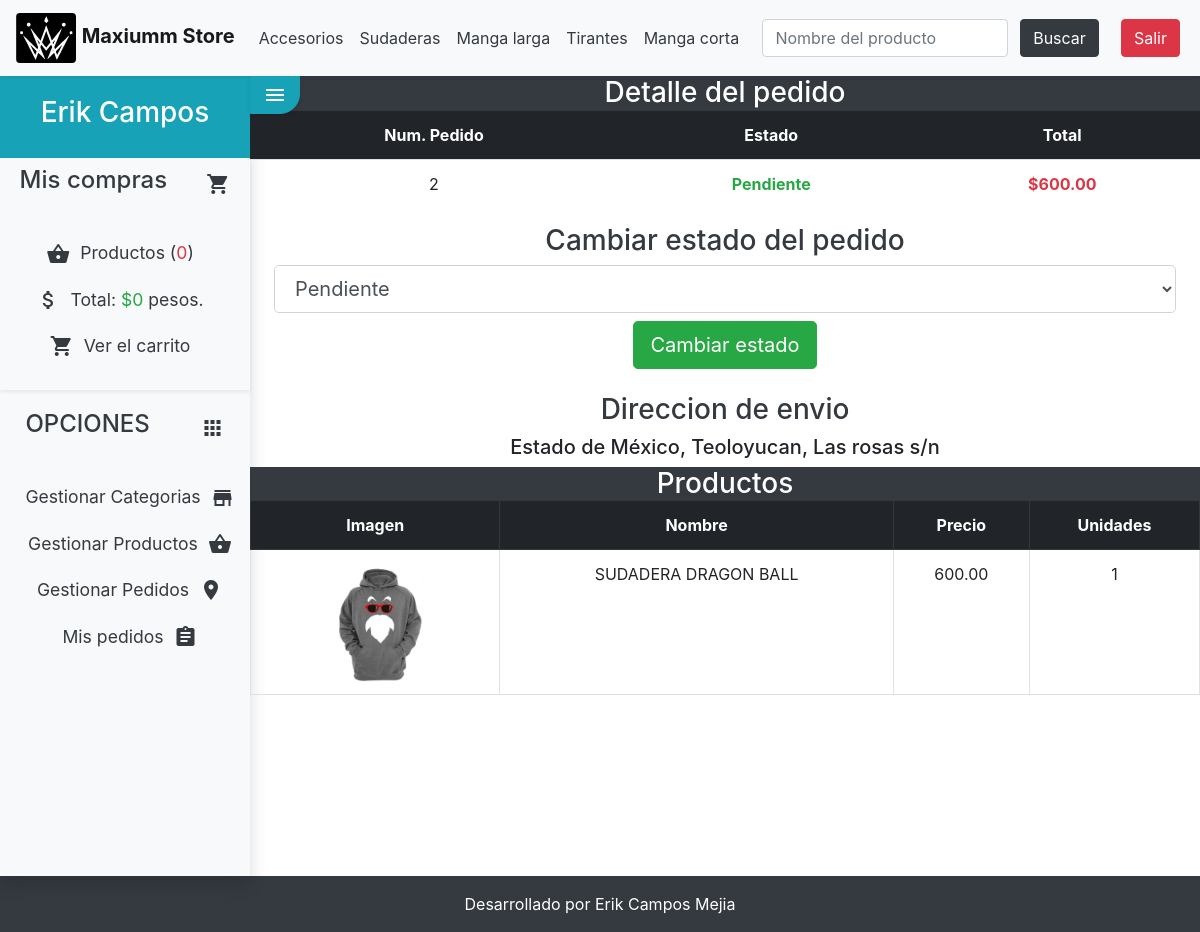
The app's page /pedido/detalle/2 (signed in) with its own data.
### tables this page shows
CREATE TABLE `categorias` (
  `id` int(255) NOT NULL,
  `nombre` varchar(100) NOT NULL
);

CREATE TABLE `pedidos` (
  `id` int(255) NOT NULL,
  `usuario_id` int(255) NOT NULL,
  `provincia` varchar(100) NOT NULL,
  `localidad` varchar(100) NOT NULL,
  `direccion` varchar(255) NOT NULL,
  `coste` float(200,2) NOT NULL,
  `estado` varchar(20) NOT NULL,
  `fecha` date DEFAULT NULL,
  `hora` time DEFAULT NULL
);

CREATE TABLE `lineas_pedidos` (
  `id` int(255) NOT NULL,
  `pedido_id` int(255) NOT NULL,
  `producto_id` int(255) NOT NULL,
  `unidades` int(255) NOT NULL
);

CREATE TABLE `productos` (
  `id` int(255) NOT NULL,
  `categoria_id` int(255) NOT NULL,
  `nombre` varchar(100) NOT NULL,
  `descripcion` text,
  `precio` float(100,2) NOT NULL,
  `stock` int(255) NOT NULL,
  `oferta` varchar(2) DEFAULT NULL,
  `fecha` date NOT NULL,
  `imagen` varchar(255) DEFAULT NULL
);

### config/db.php (called while the page is built)
<?php
class Database{
    public static function connect(){
        $db = new mysqli('localhost','test','root','maxiumm_store');
        $db->query("SET NAMES 'utf8'");
        return $db;
    }
}

### helpers/utils.php (called while the page is built, shortened)
<?php
class Utils {
    public static function showCategorias() {
        require_once 'models/categoria.php';
        $categoria = new Categoria();
        $categorias = $categoria->getAll();
        return $categorias;
    }
    public static function showStatus($status) {
        $value = 'Pendiente';
        if ($status == 'confirm') {
            $value = 'Pendiente';
        } elseif ($status == 'preparation') {
            $value = 'En Preparacion';
        } elseif ($status == 'ready') {
            $value = 'Preparado para enviar';
        } elseif ($status) {
            $value = 'Enviado';
        }
        return $value;
    }
}

### models/categoria.php (called while the page is built, shortened)
<?php
class Categoria {
    private $db;
    public function __construct() {
        $this->db = Database::connect();
    }
    public function getAll() {
        $sql = "SELECT *FROM categorias ORDER BY id DESC";
        $categorias = $this->db->query($sql);
        return $categorias;
    }
}

### models/pedido.php (called while the page is built, shortened)
<?php
class Pedido {
    private $id;
    private $db;
    function __construct() {
        $this->db = Database::connect();
    }
    function getId() {
        return $this->id;
    }
    function setId($id) {
        $this->id = $id;
    }
    public function getOne() {
        $producto = $this->db->query("SELECT *FROM pedidos WHERE id={$this->getId()}");
        return $producto->fetch_object();
    }
    public function getProductsByPedido($id) {
        $sql = "select pr.*,lp.unidades from productos as pr "
                . "inner join lineas_pedidos as lp on pr.id=lp.producto_id "
                . "where lp.pedido_id={$id}";
        $productos = $this->db->query($sql);
        return $productos;
    }
}

### views/pedido/detalle.php (the view, shortened to what this page needs)
<div class="bg-dark text-white text-center">
    <h3 style="margin-bottom:0px !important;">Detalle del pedido</h3>
</div>
<?php if (isset($pedido)): ?>
<?php if (isset($_SESSION['admin'])): ?>
<div class="table-responsive">
<table class="table text-center table-hover">
    <tr class="thead-dark">
        <th>Num. Pedido</th>
        <th>Estado</th>
        <th>Total</th>
    </tr>
    <tr>
        <td><?= $pedido->id ?></td>
        <td><strong class="text-success"><?= Utils::showStatus($pedido->estado)?></strong> </td>
        <td><strong class="text-danger">$<?= $pedido->coste ?></strong></td>
    </tr>
</table>
</div>
<div class="text-dark text-center">
    <h3>Cambiar estado del pedido</h3>
</div>
<form action="<?= base_url ?>pedido/estado" method="POST">
<div class="form-group px-4 text-center">
    <select name="estado" class="form-control form-control-lg">
        <option value="confirm" <?=$pedido->estado=="confirm" ?'selected':'';?>>Pendiente</option>
    </select>
    <input type="submit" value="Cambiar estado" class="my-2 btn btn-success btn-lg">
</div>
</form>
<?php endif; ?>
<div class="text-dark text-center">
    <h3>Direccion de envio</h3>
</div>
<strong class="text-center">
    <h5><?= $pedido->provincia ?>, <?= $pedido->localidad ?>, <?= $pedido->direccion ?></h5>
</strong>
<div class="bg-dark text-white text-center">
    <h3 style="margin-bottom:0px !important;">Productos</h3>
</div>
<div class="table-responsive">
<table class="table text-center table-hover table-bordered">
        <tr class="thead-dark">
            <th>Imagen</th>
            <th>Nombre</th>
            <th>Precio</th>
            <th>Unidades</th>
        </tr>
        <?php while ($producto = $productos->fetch_object()): ?>
        <tr>
            <td>
                <?php if ($producto->imagen != null): ?>
                <img src="<?= base_url . "uploads/images/" . $producto->imagen ?>" height="120px">
                <?php else: ?>
                <img src="<?= base_url ?>assets/img/camiseta.png" height="120px">
                <?php endif; ?>
            </td>
            <td>
                <a href="<?= base_url ?>producto/ver/<?= $producto->id ?>"><?= $producto->nombre ?></a>
            </td>
            <td><?= $producto->precio ?></td>
            <td><?= $producto->unidades ?></td>
        </tr>
        <?php endwhile; ?>
    </table>
</div>
<?php endif; ?>

### views/layout/header.php (shortened to what this page needs)
<!DOCTYPE html>
<html lang="es">
<head>
    <link rel="stylesheet" href="<?=base_url?>assets/css/bootstrap.css">
    <link rel="stylesheet" href="<?= base_url ?>assets/css/styles.css">
</head>
<body class="grey">
    <div id="main">
        <div class="navbar navbar-expand-lg navbar-light bg-light shadow-sm" style="margin-bottom: 0px">
            <a href="<?=base_url?>" class="navbar-brand">
                <img src="<?=base_url?>assets/img/logo.svg" class="rounded mx-auto">
                <strong>Maxiumm Store</strong>
            </a>
            <?php $categorias = Utils::showCategorias(); ?>
            <div class="collapse navbar-collapse" id="navbarNav">
                <ul class="navbar-nav mr-auto d-flex justify-content-center align-items-center text-center"
                    id='menu-nav'>
                    <?php while ($cat = $categorias->fetch_object()): ?>
                    <li class="nav-item"><a class="nav-link text-dark"
                            href="<?= base_url ?>categoria/ver/<?= $cat->id ?>"><?= $cat->nombre ?> </a></li>
                    <?php endwhile; ?>
                </ul>
                <form class="form-inline my-2 my-lg-0 d-flex justify-content-center align-items-center" action="<?=base_url?>producto/serch" method="POST">
                    <input class="form-control mr-sm-2 col-sm-8" placeholder="Nombre del producto" name="name" id="name">
                    <button class="btn btn-dark my-2 my-sm-0 mx-1 text-white" type="submit" >Buscar</button>
                </form>
                <div class="d-flex justify-content-center align-items-center text-center">
                <?php if (!isset($_SESSION['identity'])): ?>
                    <a class="btn btn-info my-2 my-sm-0 mx-1" href="<?= base_url ?>usuario/loginView">Login</a>
                    <a class="btn btn-success my-2 my-sm-0 mx-1" href="<?= base_url ?>usuario/registro">Registrar</a>
                    <?php else: ?>
                    <a class="btn btn-danger my-2 my-sm-0 mx-1" href="<?= base_url ?>usuario/logout">Salir</a>
                    <?php endif; ?>
                </div>
            </div>
        </div>
        <div class="wrapper bg-white">

### assets/css/styles.css (style rules this page uses)
.wrapper { display: flex; width: 100%; align-items: stretch; }
a, a:hover, a:focus { color: inherit; text-decoration: none; transition: all 0.3s; }

### records on screen
categorias: nombre "Accesorios"
categorias: nombre "Sudaderas"
categorias: nombre "Manga larga"
categorias: nombre "Tirantes"
categorias: nombre "Manga corta"
pedidos: id "2", estado "Pendiente", coste "600.00", provincia "Estado de México", localidad "Teoloyucan", direccion "Las rosas s/n"
lineas_pedidos: producto.imagen (picture), producto.nombre "SUDADERA DRAGON BALL", producto.precio "600.00", unidades "1"

### other values on screen
$_SESSION['identity']->nombre "Erik"
$_SESSION['identity']->apellidos "Campos"
$stats['count'] "0"
$stats['total'] "0"
